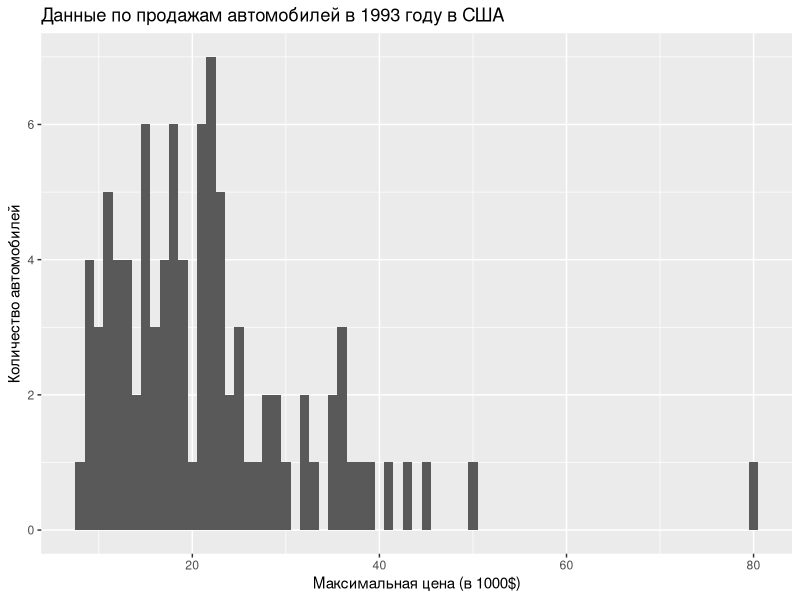
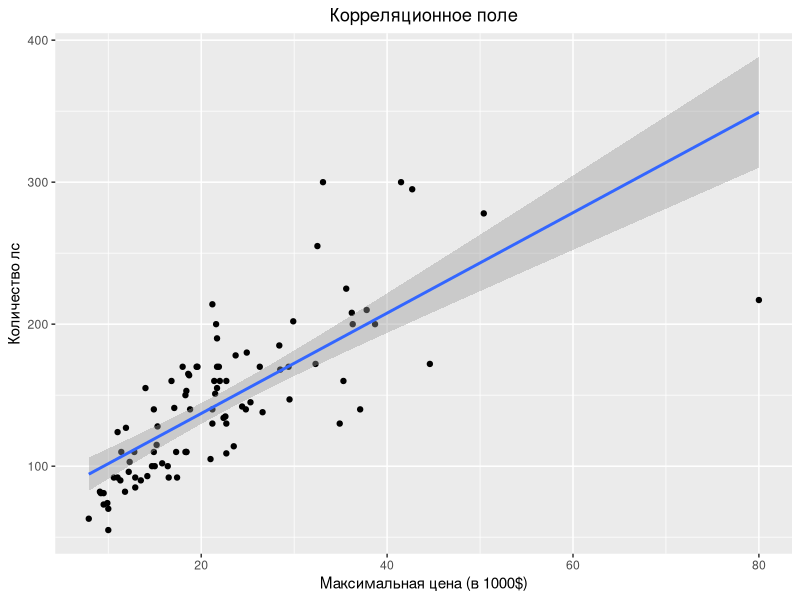
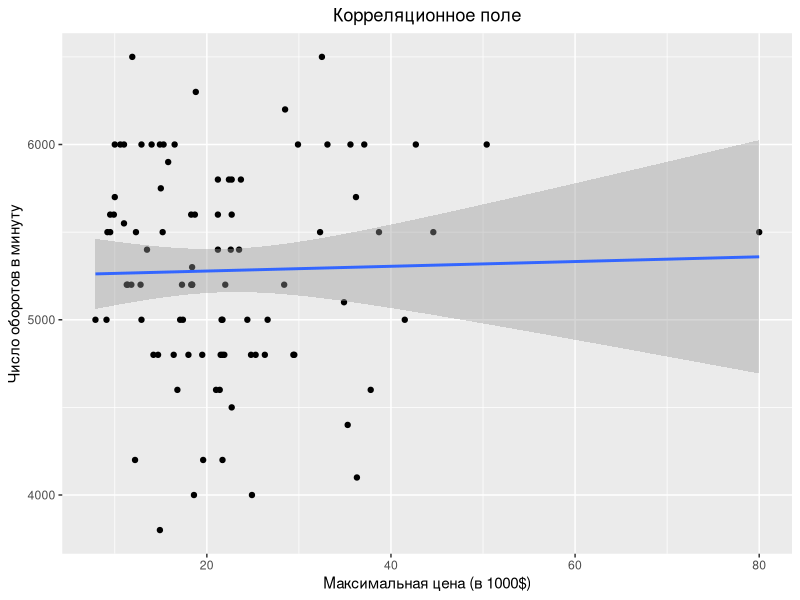
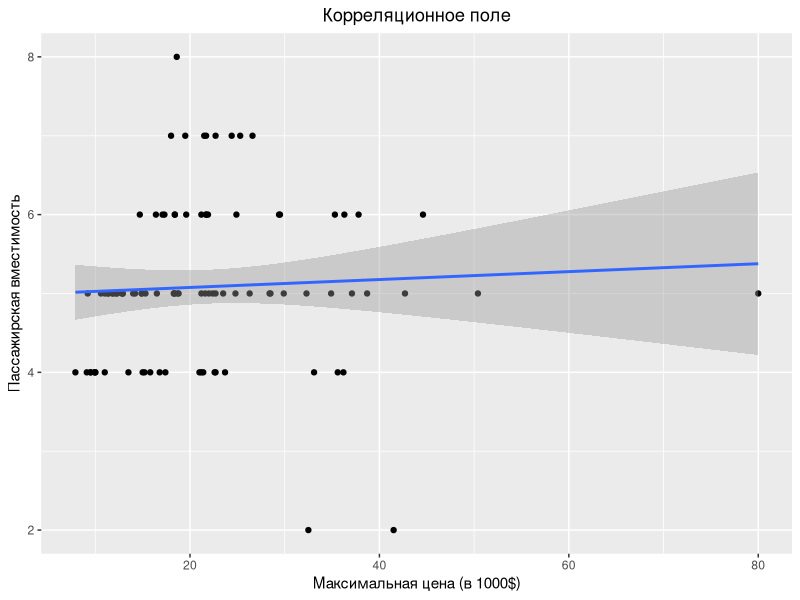
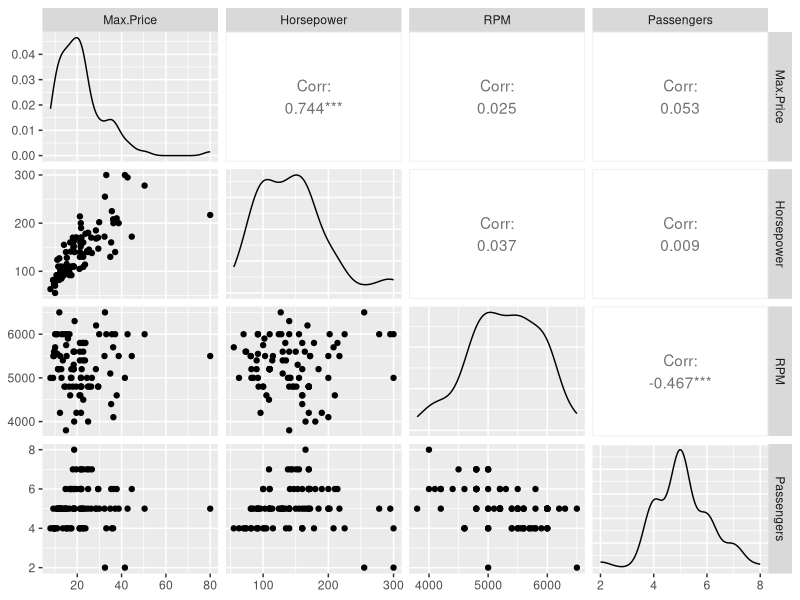

Recreate these plots in R, in order.
## ---- chunk 1
library("psych")
library("lmtest")
library("ggplot2")
library("dplyr")
library("MASS")
library("GGally")
## ---- chunk 2
data <- Cars93
head(data, 10)
## ---- chunk 3
glimpse(data)
## ---- chunk 4
describe(data)
## ---- chunk 5
ggplot(data, aes(x = Max.Price)) +
  geom_histogram(binwidth = 1) +
  labs(title = "Данные по продажам автомобилей в 1993 году в США",
       x = "Максимальная цена (в 1000$)",
       y = "Количество автомобилей")
## ---- chunk 6
ggplot(data, aes(x = Max.Price,
                 y = Horsepower)) +
  geom_point() +
  geom_smooth(method = "lm", formula = y ~ x) +
  labs(title = "Корреляционное поле",
       x = "Максимальная цена (в 1000$)",
       y = "Количество лс") + 
  theme(plot.title = element_text(hjust = 0.5))
## ---- chunk 7
ggplot(data, aes(x = Max.Price,
                 y = RPM)) +
  geom_point() +
  geom_smooth(method = "lm", formula = y ~ x) +
  labs(title = "Корреляционное поле",
       x = "Максимальная цена (в 1000$)",
       y = "Число оборотов в минуту") + 
  theme(plot.title = element_text(hjust = 0.5))
## ---- chunk 8
ggplot(data, aes(x = Max.Price,
                 y = Passengers)) +
  geom_point() +
  geom_smooth(method = "lm", formula = y ~ x) +
  labs(title = "Корреляционное поле",
       x = "Максимальная цена (в 1000$)",
       y = "Пассажирская вместимость") + 
  theme(plot.title = element_text(hjust = 0.5))
## ---- chunk 9
horsepower_model = lm(data = data, Max.Price ~ Horsepower)
## ---- chunk 10
horsepower_model$coefficients
## ---- chunk 11
horsepower_b0 = horsepower_model$coefficients[1]
horsepower_b1 = horsepower_model$coefficients[2]

equation_str <- sprintf("Max.Price = %f + %f * Horsepower", horsepower_b0, horsepower_b1)

cat(equation_str)
## ---- chunk 12
summary(horsepower_model)
## ---- chunk 13
rpm_model = lm(data = data, Max.Price ~ RPM)
## ---- chunk 14
rpm_model$coefficients
## ---- chunk 15
rpm_b0 = rpm_model$coefficients[1]
rpm_b1 = rpm_model$coefficients[2]

equation_str <- sprintf("Max.Price = %f + %f * RPM", rpm_b0, rpm_b1)

cat(equation_str)
## ---- chunk 16
summary(rpm_model)
## ---- chunk 17
passengers_model = lm(data = data, Max.Price ~ Passengers)
## ---- chunk 18
passengers_model$coefficients
## ---- chunk 19
passengers_b0 = passengers_model$coefficients[1]
passengers_b1 = passengers_model$coefficients[2]

equation_str <- sprintf("Max.Price = %f + %f * Passengers", passengers_b0, passengers_b1)

cat(equation_str)
## ---- chunk 20
summary(passengers_model)
## ---- chunk 21
ggpairs(data, 
        columns = c("Max.Price", "Horsepower", "RPM", "Passengers"),         progress = F)
## ---- chunk 22
full_model = lm(data = data, Max.Price~Horsepower + RPM 
                + Passengers)
## ---- chunk 23
full_model$coefficients
## ---- chunk 24
full_b0 = full_model$coefficients[1]
full_b1 = full_model$coefficients[2]
full_b2 = full_model$coefficients[3]
full_b3 = full_model$coefficients[4]

equation_str <- sprintf("Max.Price = %f + %f * Horsepower + %f * RPM + %f * Passengers", full_b0, full_b1, full_b2, full_b3)

cat(equation_str)
## ---- chunk 25
summary(full_model)
## ---- chunk 26
input = data.frame(Horsepower = 220, RPM = 6000, Passengers = 6)
prediction = predict(full_model, input)
prediction
## ---- chunk 27
prediction_str <- sprintf("Автомобиль с параметрами Horsepower = 220, RPM = 6000, Passengers = 6 будет иметь максимальную цену (параметр Max.Price) $%.2f)", prediction * 1000)

cat(prediction_str)
